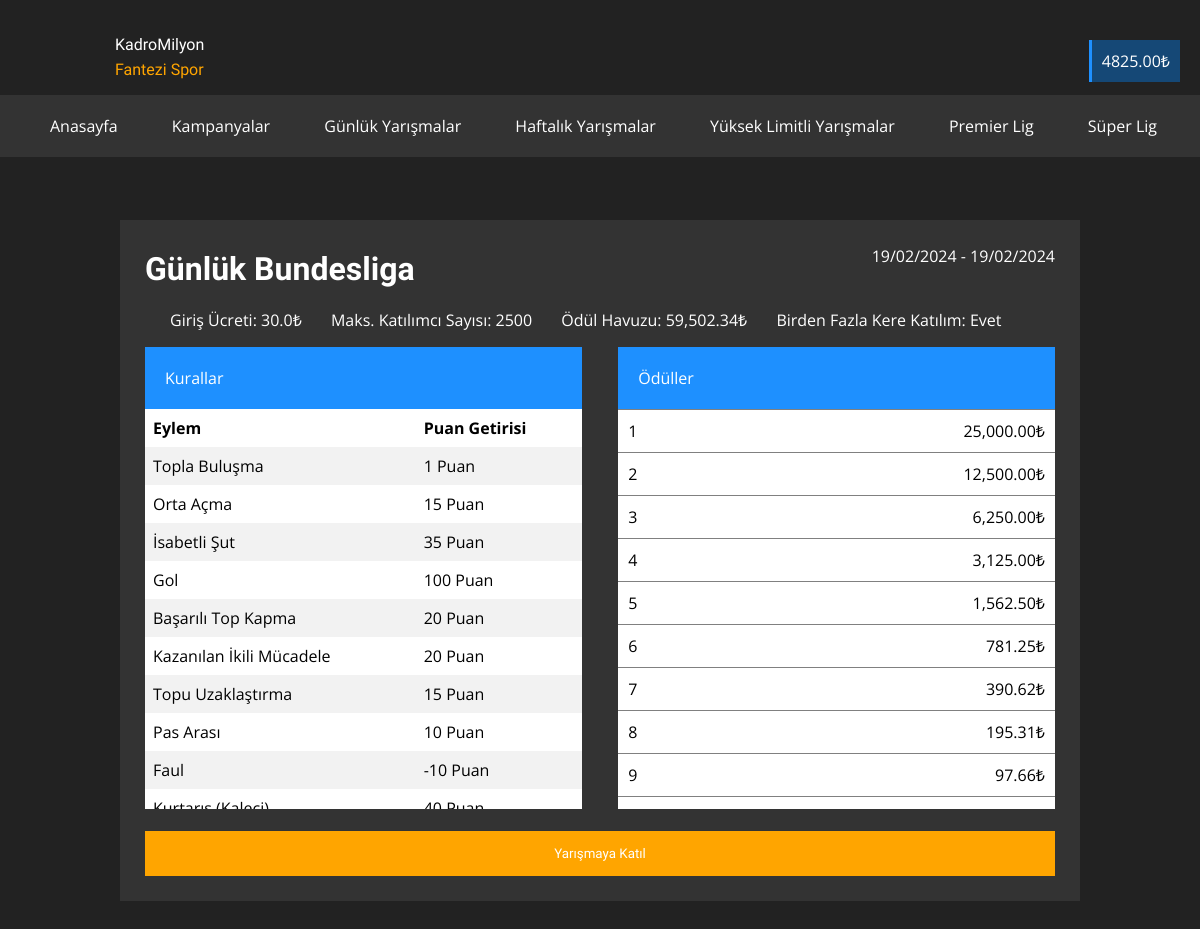
Screenshot of /competition/4 (signed in) with the database file from the repository.
### app.py (models this page shows, shortened)
class User(db.Model, UserMixin):
    id = db.Column(db.Integer, primary_key=True)
    username = db.Column(db.String)
    email = db.Column(db.String, unique=True)
    password = db.Column(db.String)
    is_admin = db.Column(db.Boolean, default=False)
    balance = db.Column(db.Float, default=0)
    referred_by = db.Column(db.String)

class Competition(db.Model):
    id = db.Column(db.Integer, primary_key=True)
    competition_name = db.Column(db.String)
    start_date = db.Column(db.Date)
    end_date = db.Column(db.Date)
    entry_fee = db.Column(db.Float)
    competition_type = db.Column(db.String)
    allow_multiple_entries = db.Column(db.Boolean)
    highest_prize = db.Column(db.Float)
    max_number_of_participants = db.Column(db.Integer)
    prize_winners = db.Column(db.Integer)
    prize_decrease_multiplier = db.Column(db.Integer)
    minimum_prize = db.Column(db.Float)
    manual_prize_override = db.Column(db.String)
    @property
    def participant_max(self):
        return self.max_number_of_participants if \
            self.max_number_of_participants > self.total_participants else "Yarışma Dolu"
    @property
    def prize_pool(self):
        total_price = self.highest_prize
        temp_price = self.highest_prize
        manual_override = self.manual_prize_override
        prize_ranges = {}
        for i in range(self.prize_winners):
            temp_price = temp_price / self.prize_decrease_multiplier if temp_price / self.prize_decrease_multiplier > self.minimum_prize else self.minimum_prize
            total_price += temp_price
        return total_price
    @property
    def total_participants(self):
        return Draft.query.filter_by(competition_fk=self.id).count()
    @property
    def all_prizes(self):
        all_prizes = {}
        temp_price = self.highest_prize
        manual_override = self.manual_prize_override
        prize_ranges = {}
        if manual_override is not None:
            for i in manual_override.split("/"):
                prize_ranges[i.split(":")[0]] = float(i.split(":")[-1])
            return prize_ranges
        for i in range(self.prize_winners):
            if temp_price in all_prizes.values():
                all_prizes.pop(i)
                all_prizes[str(i) + "-" + str(self.prize_winners)] = self.minimum_prize
                return all_prizes
            all_prizes[i + 1] = temp_price
            temp_price = temp_price / self.prize_decrease_multiplier if temp_price / self.prize_decrease_multiplier > self.minimum_prize else self.minimum_prize
        return all_prizes

### app.py (the view)
@app.route("/competition/<competition_id>")
def competition(competition_id):
    if Competition.query.get(competition_id).total_participants >= \
            Competition.query.get(competition_id).max_number_of_participants:
        return flask.redirect("/")
    if not current_user.is_authenticated:
        return flask.redirect("/login")
    return flask.render_template("competition.html", competition=Competition.query.get(competition_id))

### app.py (called while the page is built)
@login_manager.user_loader
def user_loader(user_id):
    user = User.query.get(user_id)
    return user

### templates/competition.html (shortened to what this page needs)
<!doctype html>
<html lang="en">
<head>
</head>
<body style="background-color: #222; padding: 0; margin: 0; font-family: 'Open Sans', sans-serif">
    <div style="width: 100%; box-sizing: border-box; height: 220px">
        <img src="/static/kadromilyon.png" alt="" style="width: 75px; padding: 20px; float: left">
        <div style="float: left;" id="hid-mob">
            <p style="color: white; font-size: 1rem; margin-top: 35px; font-family: 'Protest Guerrilla', sans-serif">
                KadroMilyon
            </p>
            <p style="color: orange; font-size: 1rem; margin-top: -10px; font-family: 'Protest Guerrilla', sans-serif">
                Fantezi Spor
            </p>
        </div>
        <div style="float: right; margin-top: 50px">
            <div style="background-color: rgba(0,134,255,0.38); border-left: dodgerblue 3px solid; color: white; padding: 10px; box-sizing: border-box; margin-right: 20px; margin-top: -10px; float: right">
                {{'%0.2f'| format(current_user.balance|float)}}₺
            </div>
        </div>
        <div style="padding: 20px 50px; overflow-x: auto; float: left; white-space: nowrap; width: 100vw; background-color: #333; box-sizing: border-box">
            <span style="display: inline-block; color: white" onclick="document.location = '/'">
                Anasayfa
            </span>
            <span style="display: inline-block; margin-left: 50px; color: white" onclick="localStorage.clear(); window.location = '/'">
                Kampanyalar
            </span>
            <span style="display: inline-block; margin-left: 50px; color: white" onclick="document.location = '/?filter_q=daily'">
                Günlük Yarışmalar
            </span>
            <span style="display: inline-block; margin-left: 50px; color: white" onclick="document.location = '/?filter_q=weekly'">
                Haftalık Yarışmalar
            </span>
            <span style="display: inline-block; margin-left: 50px; color: white" onclick="document.location = '/?filter_q=daily'">
                Yüksek Limitli Yarışmalar
            </span>
            <span style="display: inline-block; margin-left: 50px; color: white" onclick="document.location = '/?filter_q=Premier-Lig'">
                Premier Lig
            </span>
            <span style="display: inline-block; margin-left: 50px; color: white" onclick="document.location = '/?filter_q=Süper-Lig'">
                Süper Lig
            </span>
        </div>
    </div>
    <center>
        <div style="background-color: #333333; width: 80%; height: fit-content; text-align: left; padding: 25px; box-sizing: border-box; min-height: fit-content">
            <h1 style="font-family: 'Protest Guerrilla', sans-serif; color: white; margin-top: 5px; float: left;">{{ competition.competition_name }}</h1>
            <span style="font-size: 1rem; float: right; color: white">
                {{ competition.start_date.strftime('%d/%m/%Y') }} - {{ competition.end_date.strftime('%d/%m/%Y') }}
            </span>
            <br class="displaybr">
            <br class="displaybr">
            <p style="clear: both; color: white;">
                <span style="margin-left: 25px">
                    Giriş Ücreti: {{ competition.entry_fee }}₺
                </span>
                <br class="displaybr">
                <span style="margin-left: 25px;">
                    Maks. Katılımcı Sayısı: {{ competition.participant_max }}
                </span>
                <br class="displaybr">
                <span style="margin-left: 25px">
                    Ödül Havuzu: {{"{:,.2f}".format(competition.prize_pool|float)}}₺
                </span>
                <br class="displaybr">
                <span style="margin-left: 25px">
                    Birden Fazla Kere Katılım:
                    {% if competition.allow_multiple_entries %}
                        Evet
                    {% else %}
                        Hayır
                    {% endif %}
                </span>
                <br class="displaybr">
            </p>
            <div style="background-color: white; text-align: left; float: left;" class="panel">
            <div style="background-color: dodgerblue; width: 100%; padding: 20px; color: white; box-sizing: border-box">
                Kurallar
            </div>
            <div style="width: 100%; overflow-x: auto; white-space: nowrap; height: 400px">
                <table>
                    <tr>
                        <th>Eylem</th>
                        <th>Puan Getirisi</th>
                    </tr>
                        <tr>
                            <td>
                                Topla Buluşma
                            </td>
                            <td>
                                1 Puan
                            </td>
                        </tr>
                        <tr>
                            <td>Orta Açma</td>
                            <td>15 Puan</td>
                        </tr>
                        <tr>
                            <td>İsabetli Şut</td>
                            <td>35 Puan</td>
                        </tr>
                        <tr>
                            <td>Gol</td>
                            <td>100 Puan</td>
                        </tr>
                    <tr>
                        <td>Başarılı Top Kapma</td>
                        <td>20 Puan</td>
                    </tr>
                    <tr>
                        <td>Kazanılan İkili Mücadele</td>
                        <td>20 Puan</td>
                    </tr>
                    <tr>
                        <td>Topu Uzaklaştırma</td>
                        <td>15 Puan</td>
                    </tr>
                    <tr>
                        <td>Pas Arası</td>
                        <td>10 Puan</td>
                    </tr>
                    <tr>
                        <td>Faul</td>
                        <td>-10 Puan</td>
                    </tr>
                    <tr>
                        <td>Kurtarış (Kaleci)</td>
                        <td>40 Puan</td>
                    </tr>
                </table>
            </div>
        </div>
            <div style="float: left;" id="panel-rewards" class="panel">
                <div style="background-color: dodgerblue; width: 100%; padding: 20px; color: white; box-sizing: border-box;" class="extra-margin">
                    Ödüller
                </div>
                <div style="background-color: white; height: 400px; overflow-y: auto">
                    {% for index, prize in competition.all_prizes.items() %}
                        <div style="background-color: white; border-top: 1px solid gray; padding: 10px; box-sizing: border-box">
                            <span style="float: left">{{ index }}</span>
                            <span style="float: right">
                                {{ "{:,.2f}".format(prize) }}₺
                            </span>
                        </div>
                        <br>
                    {% endfor %}
                </div>
            </div>
            <br style="clear: both">
            <br>
            <button onclick="document.location = '/draft/{{ competition.id }}'" style="color: white; font-family: 'Protest Guerrilla', sans-serif; width: 100%; padding: 15px; box-sizing: border-box; background-color: orange; outline: none; border: none">Yarışmaya Katıl</button>
        </div>
    </center>
    <br style="clear: both">
</body>
</html>

### templates/competition.html (style rules this page uses)
.panel { width: 48% }
.extra-margin { margin-top: 0; }
#panel-rewards { margin-left: 4%; }
table { border-collapse: collapse; width: 100%; }
th, td { text-align: left; padding: 8px; }
tr:nth-child(even) { background-color: #f2f2f2; }

### rows the page displays
User: balance "4825.00"
Competition: competition_name "Günlük Bundesliga", start_date "19/02/2024", end_date "19/02/2024", entry_fee "30.0", participant_max "2500", prize_pool "59,502.34", allow_multiple_entries "1", highest_prize "25,000.00"

### other values shown
{{ index }} "2" "3" "4" "5" "6" "7" "8" "9"
{{ "{:,.2f}".format(prize) }} "12,500.00" "6,250.00" "3,125.00" "1,562.50" "781.25" "390.62" "195.31" "97.66"
